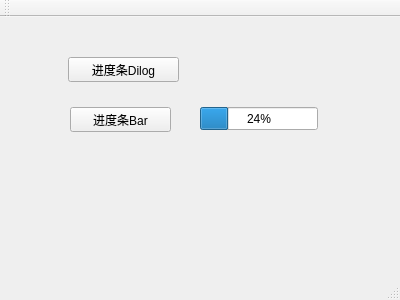
<?xml version="1.0" encoding="UTF-8"?>
<ui version="4.0">
 <class>MainWindow</class>
 <widget class="QMainWindow" name="MainWindow">
  <property name="geometry">
   <rect>
    <x>0</x>
    <y>0</y>
    <width>400</width>
    <height>300</height>
   </rect>
  </property>
  <property name="windowTitle">
   <string>MainWindow</string>
  </property>
  <widget class="QWidget" name="centralWidget">
   <widget class="QProgressBar" name="progressBar">
    <property name="geometry">
     <rect>
      <x>200</x>
      <y>90</y>
      <width>118</width>
      <height>23</height>
     </rect>
    </property>
    <property name="value">
     <number>24</number>
    </property>
   </widget>
   <widget class="QPushButton" name="pushButton">
    <property name="geometry">
     <rect>
      <x>68</x>
      <y>40</y>
      <width>111</width>
      <height>25</height>
     </rect>
    </property>
    <property name="text">
     <string>进度条Dilog</string>
    </property>
   </widget>
   <widget class="QPushButton" name="pushButton_2">
    <property name="geometry">
     <rect>
      <x>70</x>
      <y>90</y>
      <width>101</width>
      <height>25</height>
     </rect>
    </property>
    <property name="text">
     <string>进度条Bar</string>
    </property>
   </widget>
  </widget>
  <widget class="QMenuBar" name="menuBar">
   <property name="geometry">
    <rect>
     <x>0</x>
     <y>0</y>
     <width>400</width>
     <height>22</height>
    </rect>
   </property>
  </widget>
  <widget class="QToolBar" name="mainToolBar">
   <attribute name="toolBarArea">
    <enum>TopToolBarArea</enum>
   </attribute>
   <attribute name="toolBarBreak">
    <bool>false</bool>
   </attribute>
  </widget>
  <widget class="QStatusBar" name="statusBar"/>
 </widget>
 <layoutdefault spacing="6" margin="11"/>
 <resources/>
 <connections/>
</ui>
